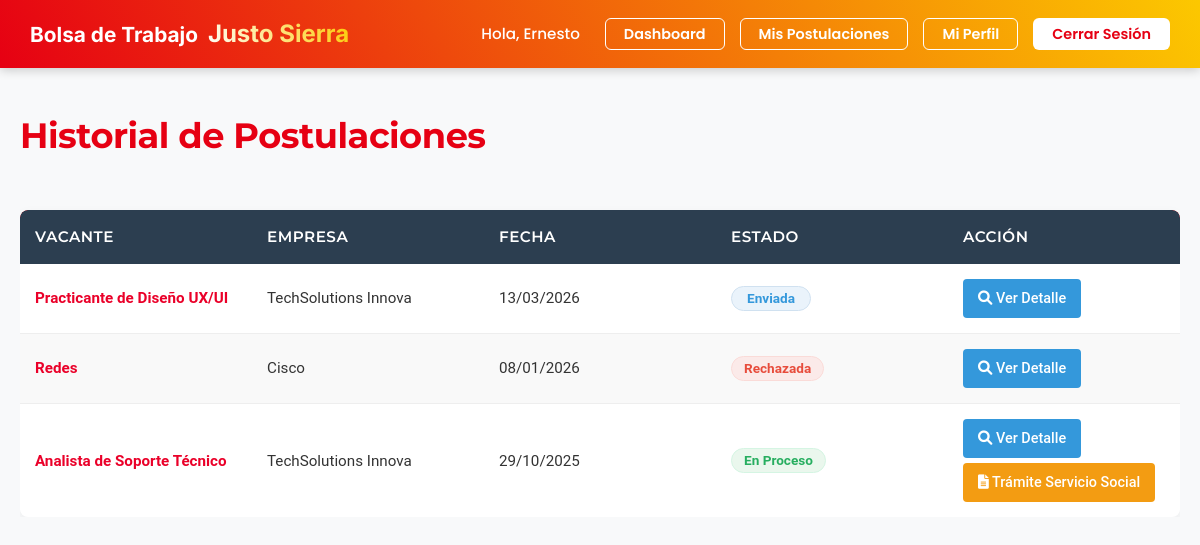
Page /students/mis_postulaciones.php (signed in) on the committed database.
### tables this page shows
CREATE TABLE `postulaciones` (
  `id_postulacion` int(11) NOT NULL,
  `id_alumno` int(11) NOT NULL,
  `id_vacante` int(11) NOT NULL,
  `fecha_postulacion` timestamp NOT NULL DEFAULT current_timestamp(),
  `estado_postulacion` enum('enviada','vista','en_proceso','rechazada') DEFAULT 'enviada',
  `notas_empresa` text DEFAULT NULL
);

CREATE TABLE `vacantes` (
  `id_vacante` int(11) NOT NULL,
  `id_empresa` int(11) NOT NULL,
  `titulo` varchar(255) NOT NULL,
  `descripcion` text NOT NULL,
  `tipo_contrato` enum('tiempo_completo','medio_tiempo','practicas','temporal','proyecto') NOT NULL,
  `modalidad` enum('presencial','remoto','hibrido') NOT NULL,
  `salario_ofrecido` decimal(10,2) DEFAULT NULL,
  `carrera_afin` varchar(100) DEFAULT NULL,
  `ubicacion` varchar(255) DEFAULT NULL,
  `estado` enum('abierta','cerrada') DEFAULT 'abierta',
  `fecha_publicacion` timestamp NOT NULL DEFAULT current_timestamp()
);

CREATE TABLE `empresas` (
  `id_empresa` int(11) NOT NULL,
  `nombre_empresa` varchar(255) NOT NULL,
  `carreras_afines` text DEFAULT NULL,
  `email_contacto` varchar(255) NOT NULL,
  `password` varchar(255) NOT NULL,
  `rfc` varchar(13) DEFAULT NULL,
  `descripcion` text DEFAULT NULL,
  `sitio_web` varchar(255) DEFAULT NULL,
  `logo_url` varchar(255) DEFAULT NULL,
  `estado_validacion` enum('pendiente','aprobada','rechazada') DEFAULT 'pendiente',
  `fecha_registro` timestamp NOT NULL DEFAULT current_timestamp(),
  `es_catalogo_sspp` tinyint(1) DEFAULT 0,
  `vigencia_sspp` date DEFAULT NULL,
  `banner_url` varchar(255) DEFAULT NULL,
  `notas_internas` text DEFAULT NULL
);

### students/controllers/MisPostulacionesController.php (called while the page is built, shortened)
<?php
require_once __DIR__ . '/../models/PostulacionModel.php';
class MisPostulacionesController {
    private $conexion;
    public function __construct(PDO $conexion) {
        $this->conexion = $conexion;
    }
    public function index() {
        $id_alumno = $_SESSION['id_alumno'];
        $nombre_alumno = $_SESSION['nombre_alumno'] ?? 'Alumno';
        $error_bd = null;
        $postulaciones = [];
        try {
            $postulacionModel = new PostulacionModel($this->conexion);
            $postulaciones = $postulacionModel->obtenerMisPostulaciones($id_alumno);
        } catch (PDOException $e) {
            $error_bd = "Error al cargar tu historial de postulaciones: " . $e->getMessage();
        }
        require_once __DIR__ . '/../views/mis_postulaciones.php';
    }
}

### students/mis_postulaciones.php (called while the page is built)
<?php
require_once '../config/conexion.php';
require_once 'controllers/MisPostulacionesController.php';
$controller = new MisPostulacionesController($conexion);
$controller->index();

### students/models/PostulacionModel.php (called while the page is built, shortened)
<?php
class PostulacionModel {
    private $conexion;
    public function __construct(PDO $conexion) {
        $this->conexion = $conexion;
    }
    public function obtenerMisPostulaciones($id_alumno) {
        $sql = "SELECT
                    p.id_postulacion,
                    p.fecha_postulacion,
                    p.estado_postulacion,
                    v.titulo AS titulo_vacante,
                    v.id_vacante,
                    e.nombre_empresa,
                    e.logo_url AS logo_empresa
                FROM
                    Postulaciones AS p
                JOIN
                    Vacantes AS v ON p.id_vacante = v.id_vacante
                JOIN
                    Empresas AS e ON v.id_empresa = e.id_empresa
                WHERE
                    p.id_alumno = :id_alumno
                ORDER BY
                    p.fecha_postulacion DESC";
        $stmt = $this->conexion->prepare($sql);
        $stmt->bindParam(':id_alumno', $id_alumno, PDO::PARAM_INT);
        $stmt->execute();
        return $stmt->fetchAll(PDO::FETCH_ASSOC);
    }
}

### students/views/mis_postulaciones.php (the view, shortened to what this page needs)
<!DOCTYPE html>
<html lang="es">
<head>
    <link rel="stylesheet" href="../assets/css/style.css">
    <link rel="stylesheet" href="../assets/css/index.css">
    <link rel="stylesheet" href="https://cdnjs.cloudflare.com/ajax/libs/font-awesome/6.0.0-beta3/css/all.min.css">
</head>
<body>
    <nav class="navbar">
        <div class="navbar-brand">
            Bolsa de Trabajo <span class="brand-js">Justo Sierra</span>
        </div>
        <div class="navbar-links">
            <span class="welcome-msg">Hola, <?php echo htmlspecialchars($nombre_alumno); ?></span>
            <a href="dashboard.php" class="btn-secondary-nav">Dashboard</a>
            <a href="mis_postulaciones.php" class="btn-secondary-nav">Mis Postulaciones</a>
            <a href="perfil_alumno.php" class="btn-secondary-nav">Mi Perfil</a>
            <a href="../logout.php" class="btn-logout">Cerrar Sesión</a>
        </div>
    </nav>
    <div class="dashboard-container animate fadeRight">
        <h1>Historial de Postulaciones</h1>
        <?php if ($error_bd): ?>
            <div class="mensaje error"><?php echo htmlspecialchars($error_bd); ?></div>
        <?php else: ?>
            <div class="table-responsive animate fadeRight" style="animation-delay: 0.1s;">
                <table class="applications-table">
                    <thead>
                        <tr>
                            <th>Vacante</th>
                            <th>Empresa</th>
                            <th>Fecha</th>
                            <th>Estado</th>
                            <th>Acción</th>
                        </tr>
                    </thead>
                    <tbody>
                        <?php foreach ($postulaciones as $p): ?>
                            <tr>
                                <td data-label="Vacante">
                                    <strong><?php echo htmlspecialchars($p['titulo_vacante']); ?></strong>
                                </td>
                                <td data-label="Empresa">
                                    <?php if (!empty($p['logo_empresa'])): ?>
                                        <div style="display: flex; align-items: center; gap: 10px;">
                                            <img src="<?php echo htmlspecialchars($p['logo_empresa']); ?>"
                                                 alt="Logo <?php echo htmlspecialchars($p['nombre_empresa']); ?>"
                                                 style="width: 30px; height: 30px; border-radius: 4px; object-fit: cover;">
                                            <?php echo htmlspecialchars($p['nombre_empresa']); ?>
                                        </div>
                                    <?php else: ?>
                                        <?php echo htmlspecialchars($p['nombre_empresa']); ?>
                                    <?php endif; ?>
                                </td>
                                <td data-label="Fecha"><?php echo date('d/m/Y', strtotime($p['fecha_postulacion'])); ?></td>
                                <td data-label="Estado">
                                    <?php
                                        $estado_raw = trim(strtolower($p['estado_postulacion']));
                                        if ($estado_raw === 'en_proceso') {
                                            $estado_display = 'En proceso';
                                        } else {
                                            $estado_display = ucfirst($estado_raw);
                                        }
                                    ?>
                                    <span class="status-badge status-<?php echo $estado_raw; ?>">
                                        <?php echo htmlspecialchars($estado_display); ?>
                                    </span>
                                </td>
                                <td data-label="Acción">
                                    <a href="detalle_vacante.php?id=<?php echo $p['id_vacante']; ?>"
                                       class="btn-table-action">
                                        <i class="fas fa-search"></i> Ver Detalle
                                    </a>
                                    <?php if (in_array($estado_raw, ['aceptada', 'aceptado', 'en_proceso'])): ?>
                                    <a href="servicio_social.php?id_postulacion=<?php echo $p['id_postulacion']; ?>"
                                       class="btn-table-action" style="background-color: #f39c12; margin-top: 5px;">
                                        <i class="fas fa-file-alt"></i> Trámite Servicio Social
                                    </a>
                                    <?php endif; ?>
                                </td>
                            </tr>
                        <?php endforeach; ?>
                    </tbody>
                </table>
            </div>
        <?php endif; ?>
    </div>
</body>
</html>

### assets/css/style.css (style rules this page uses)
:root { --color-js-rojo-principal: #E60013; --color-js-rojo-secundario: #EA0029; --color-js-amarillo: #FCC800; --gradiente-js-principal: linear-gradient(60deg, var(--color-js-rojo-principal), var(--color-js-amarillo)); --color-fondo: #f0f2f5; --color-texto-principal: #333; --color-texto-secundario: #666; --color-borde: #dee2e6; --color-blanco: #FFFFFF; --color-exito: #28a745; --color-error: #dc3545; --color-info: #17a2b8; --fuente-principal: 'Inter', sans-serif; --fuente-titulos: 'Inter', sans-serif; }
* { box-sizing: border-box; margin: 0; padding: 0; }
body { font-family: var(--fuente-principal); background-color: var(--color-fondo); color: var(--color-texto-principal); line-height: 1.6; min-height: 100vh; }
h1, h2, h3, h4, h5, h6 { font-family: var(--fuente-titulos); color: var(--color-js-rojo-secundario); margin-bottom: 0.75rem; font-weight: 700; }
.dashboard-container h1 { color: var(--color-js-rojo-principal) !important; margin-top: 30px; margin-bottom: 25px; text-align: left; font-size: 2.2rem; }
a { color: var(--color-js-rojo-principal); text-decoration: none; }
.navbar { width: 100%; background: var(--gradiente-js-principal); padding: 15px 30px; color: var(--color-blanco); display: flex; justify-content: space-between; align-items: center; box-shadow: 0 2px 10px rgba(0, 0, 0, 0.2); }
.navbar-brand { font-family: var(--fuente-titulos); font-size: 1.3rem; font-weight: 700; color: var(--color-blanco) !important; }
.navbar-brand .brand-js { background: linear-gradient(60deg, var(--color-blanco), var(--color-js-amarillo)); -webkit-background-clip: text; background-clip: text; -webkit-text-fill-color: transparent; color: transparent; display: inline-block; font-size: 1.5rem; margin-left: 5px; }
.navbar-links { display: flex; align-items: center; gap: 15px; }
.welcome-msg { font-size: 0.95rem; font-weight: 500; color: var(--color-blanco); margin-right: 10px; }
.btn-secondary-nav { background: none; color: var(--color-blanco); padding: 8px 18px; border-radius: 6px; font-weight: 600; font-size: 0.9rem; text-decoration: none; transition: all 0.3s ease; border: 1px solid var(--color-blanco); line-height: 1; }
.btn-logout { background-color: var(--color-blanco); color: var(--color-js-rojo-principal); padding: 8px 18px; border-radius: 6px; font-weight: 600; font-size: 0.9rem; transition: all 0.3s ease; border: 1px solid transparent; line-height: 1; }
.dashboard-container { width: 100%; max-width: 1200px; margin: 40px auto; padding: 0 20px; }
.table-responsive { overflow-x: auto; width: 100%; margin-top: 25px; }
.applications-table { width: 100%; border-collapse: separate; border-spacing: 0; font-size: 0.95rem; min-width: 700px; background-color: var(--color-blanco); border-radius: 8px; box-shadow: 0 4px 12px rgba(0, 0, 0, 0.08); overflow: hidden; color: var(--color-texto-principal); table-layout: fixed; }
.applications-table thead { background-color: var(--color-js-rojo-principal); color: var(--color-blanco); }
.applications-table th { padding: 15px 20px; text-align: left; font-weight: 600; text-transform: uppercase; letter-spacing: 0.5px; border-bottom: none; }
.applications-table th:first-child { border-top-left-radius: 8px; }
.applications-table th:last-child { border-top-right-radius: 8px; }
.applications-table td { padding: 15px 20px; border-bottom: 1px solid var(--color-borde); vertical-align: middle; word-wrap: break-word; }
.applications-table tbody tr:last-child td { border-bottom: none; }
.applications-table tbody tr { transition: background-color 0.2s ease; }
.applications-table tbody tr:nth-of-type(even) { background-color: #f9f9f9; }
.applications-table td strong { font-weight: 600; color: var(--color-js-rojo-secundario); }
.status-badge { display: inline-block; padding: 6px 14px; border-radius: 20px; font-size: 0.8rem; font-weight: 600; text-transform: capitalize; line-height: 1; min-width: 80px; text-align: center; }
.status-enviada { background-color: #e3f2fd; color: #1e88e5; }
.status-rechazada { background-color: #ffebee; color: #c62828; }
.btn-table-action { display: inline-flex; align-items: center; gap: 5px; background-color: var(--color-js-rojo-secundario); color: var(--color-blanco); padding: 8px 15px; border-radius: 6px; text-decoration: none; font-size: 0.85rem; font-weight: 500; transition: background-color 0.3s ease; border: none; cursor: pointer; }

### rows in the picture
postulaciones: id_vacante.titulo "Practicante de Diseño UX/UI", empresas.nombre_empresa "TechSolutions Innova", fecha_postulacion "13/03/2026", estado_postulacion "Enviada"
postulaciones: id_vacante.titulo "Redes", empresas.nombre_empresa "Cisco", fecha_postulacion "08/01/2026", estado_postulacion "Rechazada"
postulaciones: id_vacante.titulo "Analista de Soporte Técnico", empresas.nombre_empresa "TechSolutions Innova", fecha_postulacion "29/10/2025", estado_postulacion "En Proceso"

### other values in the picture
$nombre_alumno "Ernesto"
